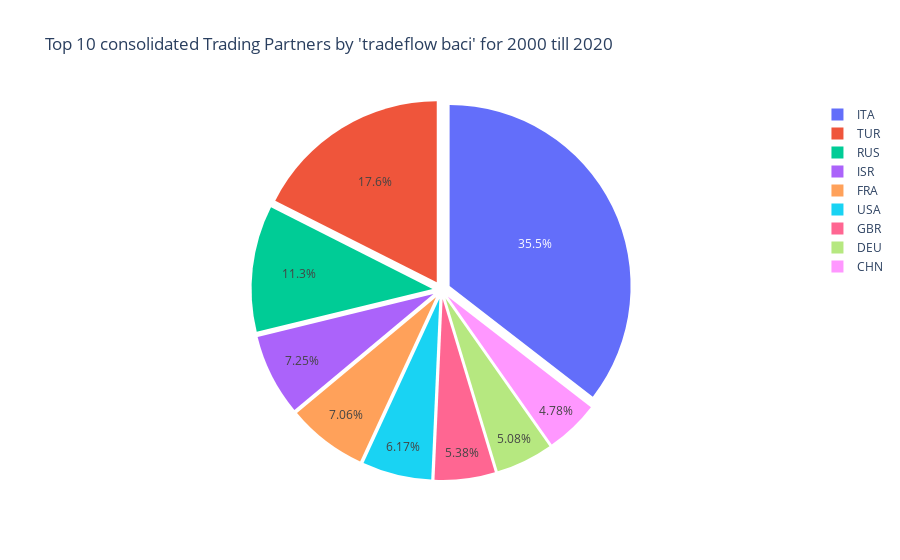

The notebook cell saved with this chart:
### Code cell
df_simplified = (
    filtered_data_custom
    .groupby('Flow', as_index=False)
    .agg({
        'tradeflow_baci': 'sum',
        'tradeflow_imf_o': 'sum',
        'tradeflow_imf_d': 'sum'
    })
    .sort_values(by='tradeflow_baci', ascending=False)
)

df_simplified_aze = df_simplified[
    df_simplified['Flow'].str.contains('AZE->') | df_simplified['Flow'].str.contains('->AZE')
]

df_simplified_aze = df_simplified_aze[
    df_simplified_aze['Flow'].str.split('->').str[0] 
    != df_simplified_aze['Flow'].str.split('->').str[1]
]

def get_partner(flow_string):
    origin, destination = flow_string.split('->')
    return destination if origin == 'AZE' else origin

df_simplified_aze['Partner'] = df_simplified_aze['Flow'].apply(get_partner)

df_simplified_aze_top10 = df_simplified_aze.head(10).copy()

fig = px.pie(
    df_simplified_aze_top10,
    values='tradeflow_baci',
    names='Partner',
    title="Top 10 consolidated Trading Partners by 'tradeflow baci' for 2000 till 2020"
)

fig.update_traces(
    pull=[0.05]*len(df_simplified_aze_top10),
    textinfo='percent'
)

fig.show()

df_simplified.head(10)

### Figure 1 — Plotly figure (JSON) as saved in the notebook; plotly's stock layout.template omitted (floating-point values rounded to 4 significant figures)
{"data": [{"domain": {"x": [0, 1], "y": [0, 1]}, "hovertemplate": "Partner=%{label}<br>tradeflow_baci=%{value}<extra></extra>", "labels": ["ITA", "RUS", "TUR", "ISR", "FRA", "TUR", "USA", "GBR", "DEU", "CHN"], "legendgroup": "", "name": "", "pull": [0.05, 0.05, 0.05, 0.05, 0.05, 0.05, 0.05, 0.05, 0.05, 0.05], "showlegend": true, "textinfo": "percent", "type": "pie", "values": [95360000.0, 30260000.0, 29820000.0, 19480000.0, 18980000.0, 17370000.0, 16580000.0, 14470000.0, 13660000.0, 12860000.0]}], "layout": {"legend": {"tracegroupgap": 0}, "title": {"text": "Top 10 consolidated Trading Partners by 'tradeflow baci' for 2000 till 2020"}}}
